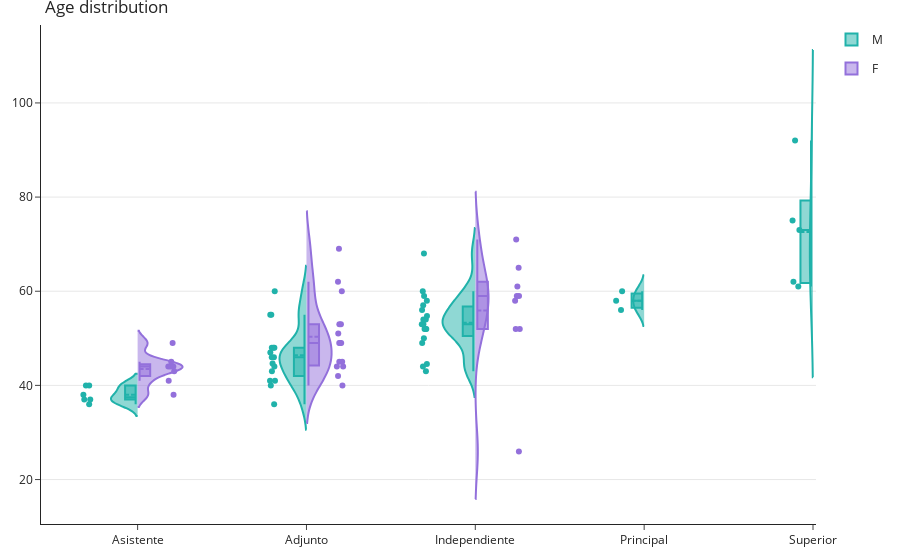

Notebook source saved alongside this figure:
### Code cell
fig = go.Figure()

for i in range(len(tipo)):
    fig.add_trace(go.Violin(x = cic[(gen == 'm') & (age >0) & (cic==tipo[i])],
                            y = age[(gen == 'm') & (age >0) & (cic==tipo[i])],
                            legendgroup='M', scalegroup='M', name='M',box_visible=True,
                            side='negative',
                            pointpos=pointpos_male[i], # where to position points
                            #line_color='#8dd3c7',
                            line_color='lightseagreen',
                            showlegend=show_legend[i])
             )
    fig.add_trace(go.Violin(x = cic[(gen == 'f') & (age >0) & (cic==tipo[i])],
                            y = age[(gen == 'f') & (age >0) & (cic==tipo[i])],
                            legendgroup='F', scalegroup='F', name='F',box_visible=True,
                            side='positive',
                            pointpos= pointpos_female[i],
                            #line_color='#bebada',
                            line_color='mediumpurple',
                            showlegend=show_legend[i])
             )
             
# update characteristics shared by all traces
fig.update_traces(meanline_visible=True,
                  points='all', # show all points
                  jitter=0.05,  # add some jitter on points for better visibility
                  scalemode='count') #scale violin plot area with total count
fig.update_layout(
    #title_text="Age distribution",
    margin=dict(l=20, r=20, t=25, b=20),   
    template="simple_white",    
    title_text="Age distribution",
    violingap=0, violingroupgap=0, violinmode='overlay')

fig.update_yaxes( # the y-axis is in dollars
     showgrid=True
)

fig.show()
fig.write_image("vio1.pdf")

### Figure 1 — Plotly figure (JSON) as saved in the notebook; plotly's stock layout.template omitted (floating-point values rounded to 4 significant figures)
{"data": [{"box": {"visible": true}, "jitter": 0.05, "legendgroup": "M", "line": {"color": "lightseagreen"}, "meanline": {"visible": true}, "name": "M", "pointpos": -0.6, "points": "all", "scalegroup": "M", "scalemode": "count", "showlegend": true, "side": "negative", "type": "violin", "x": ["Asistente", "Asistente", "Asistente", "Asistente", "Asistente", "Asistente"], "y": [38, 40, 37, 40, 37, 36]}, {"box": {"visible": true}, "jitter": 0.05, "legendgroup": "F", "line": {"color": "mediumpurple"}, "meanline": {"visible": true}, "name": "F", "pointpos": 0.4, "points": "all", "scalegroup": "F", "scalemode": "count", "showlegend": true, "side": "positive", "type": "violin", "x": ["Asistente", "Asistente", "Asistente", "Asistente", "Asistente", "Asistente", "Asistente", "Asistente"], "y": [43, 45, 49, 44, 41, 44, 38, 44]}, {"box": {"visible": true}, "jitter": 0.05, "legendgroup": "M", "line": {"color": "lightseagreen"}, "meanline": {"visible": true}, "name": "M", "pointpos": -0.4, "points": "all", "scalegroup": "M", "scalemode": "count", "showlegend": false, "side": "negative", "type": "violin", "x": ["Adjunto", "Adjunto", "Adjunto", "Adjunto", "Adjunto", "Adjunto", "Adjunto", "Adjunto", "Adjunto", "Adjunto", "Adjunto", "Adjunto", "Adjunto", "Adjunto", "Adjunto", "Adjunto"], "y": [60, 55, 55, 43, 48, 41, 48, 41, 40, 48, 46, 36, 46, 44, 47, 44.66]}, {"box": {"visible": true}, "jitter": 0.05, "legendgroup": "F", "line": {"color": "mediumpurple"}, "meanline": {"visible": true}, "name": "F", "pointpos": 0.4, "points": "all", "scalegroup": "F", "scalemode": "count", "showlegend": false, "side": "positive", "type": "violin", "x": ["Adjunto", "Adjunto", "Adjunto", "Adjunto", "Adjunto", "Adjunto", "Adjunto", "Adjunto", "Adjunto", "Adjunto", "Adjunto", "Adjunto", "Adjunto", "Adjunto", "Adjunto"], "y": [69, 62, 60, 49, 53, 44, 49, 45, 51, 42, 49, 44, 45, 53, 40]}, {"box": {"visible": true}, "jitter": 0.05, "legendgroup": "M", "line": {"color": "lightseagreen"}, "meanline": {"visible": true}, "name": "M", "pointpos": -0.6, "points": "all", "scalegroup": "M", "scalemode": "count", "showlegend": false, "side": "negative", "type": "violin", "x": ["Independiente", "Independiente", "Independiente", "Independiente", "Independiente", "Independiente", "Independiente", "Independiente", "Independiente", "Independiente", "Independiente", "Independiente", "Independiente", "Independiente", "Independiente", "Independiente", "Independiente", "Independiente", "Independiente"], "y": [57, 60, 68, 58, 54, 59, 54, 53, 52, 56, 53, 49, 52, 50, 52, 44, 43, 44.54, 54.73]}, {"box": {"visible": true}, "jitter": 0.05, "legendgroup": "F", "line": {"color": "mediumpurple"}, "meanline": {"visible": true}, "name": "F", "pointpos": 0.5, "points": "all", "scalegroup": "F", "scalemode": "count", "showlegend": false, "side": "positive", "type": "violin", "x": ["Independiente", "Independiente", "Independiente", "Independiente", "Independiente", "Independiente", "Independiente", "Independiente", "Independiente"], "y": [71, 65, 59, 61, 58, 59, 52, 52, 25.98]}, {"box": {"visible": true}, "jitter": 0.05, "legendgroup": "M", "line": {"color": "lightseagreen"}, "meanline": {"visible": true}, "name": "M", "pointpos": -0.3, "points": "all", "scalegroup": "M", "scalemode": "count", "showlegend": false, "side": "negative", "type": "violin", "x": ["Principal", "Principal", "Principal"], "y": [58, 60, 56]}, {"box": {"visible": true}, "jitter": 0.05, "legendgroup": "F", "line": {"color": "mediumpurple"}, "meanline": {"visible": true}, "name": "F", "pointpos": 0.3, "points": "all", "scalegroup": "F", "scalemode": "count", "showlegend": false, "side": "positive", "type": "violin", "x": [], "y": []}, {"box": {"visible": true}, "jitter": 0.05, "legendgroup": "M", "line": {"color": "lightseagreen"}, "meanline": {"visible": true}, "name": "M", "pointpos": -0.2, "points": "all", "scalegroup": "M", "scalemode": "count", "showlegend": false, "side": "negative", "type": "violin", "x": ["Superior", "Superior", "Superior", "Superior", "Superior"], "y": [92, 75, 73, 62, 61]}, {"box": {"visible": true}, "jitter": 0.05, "legendgroup": "F", "line": {"color": "mediumpurple"}, "meanline": {"visible": true}, "name": "F", "pointpos": 0.2, "points": "all", "scalegroup": "F", "scalemode": "count", "showlegend": false, "side": "positive", "type": "violin", "x": [], "y": []}], "layout": {"autosize": true, "margin": {"b": 20, "l": 20, "r": 20, "t": 25}, "title": {"text": "Age distribution"}, "violingap": 0, "violingroupgap": 0, "violinmode": "overlay", "xaxis": {"autorange": true, "range": [-0.5707, 4.016], "type": "category"}, "yaxis": {"autorange": true, "range": [10.56, 116.6], "showgrid": true, "type": "linear"}}}
